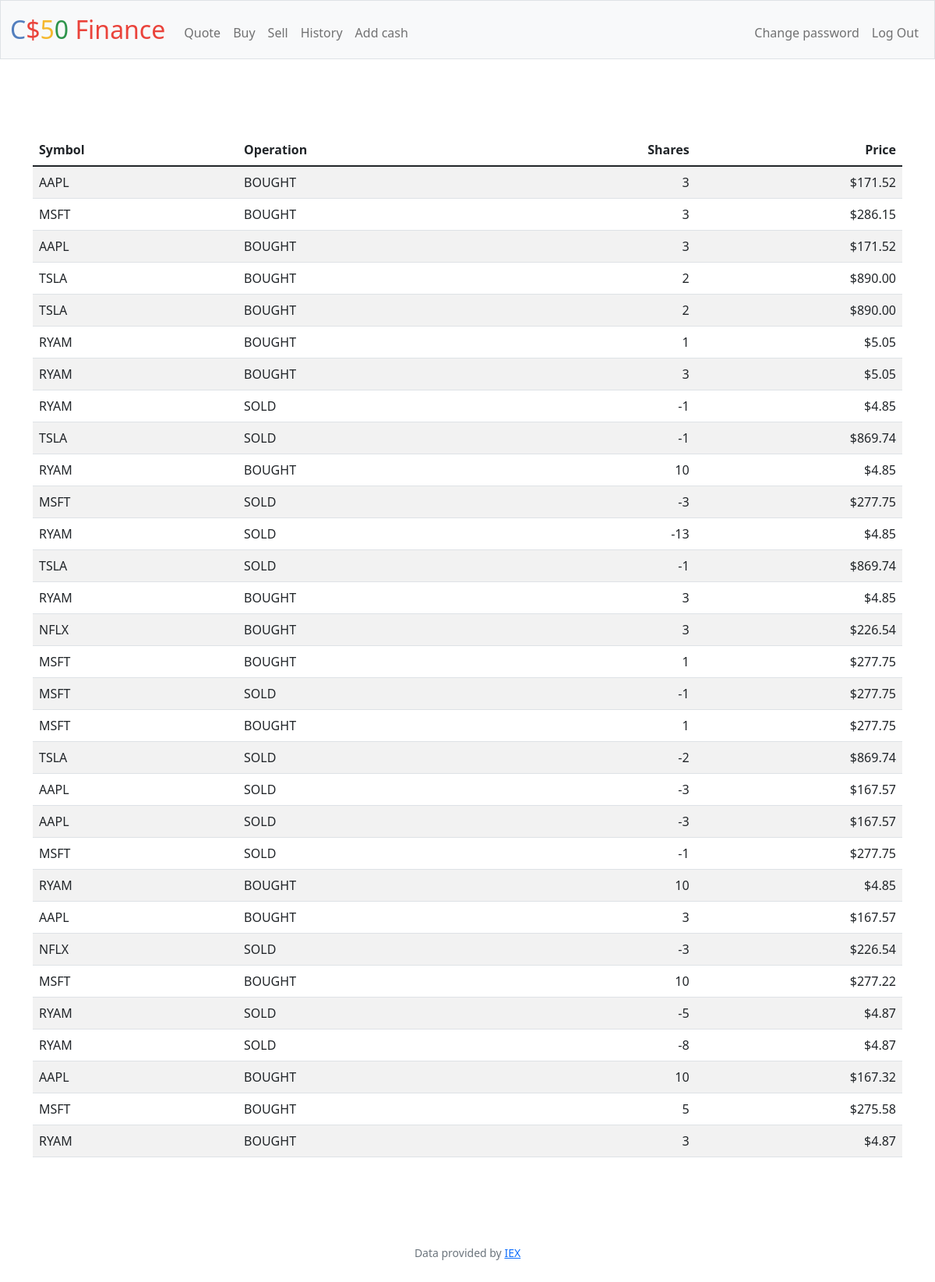
Screenshot of /history (signed in) with the database file from the repository.
### tables this page shows
CREATE TABLE 'transactions' ('userid' INTEGER NOT NULL, 'symbol' TEXT NOT NULL, 'name' TEXT NOT NULL, 'amount' INTEGER NOT NULL, 'price' REAL, 'time' DATETIME DEFAULT CURRENT_TIMESTAMP);

### app.py (the view)
@app.route("/history")
@login_required
def history():
    stocks = db.execute("SELECT symbol, amount, price, time FROM transactions WHERE userid=(?)", session["user_id"])
    return render_template("history.html", stocks=stocks)

### app.py (called while the page is built)
@app.after_request
def after_request(response):
    response.headers["Cache-Control"] = "no-cache, no-store, must-revalidate"
    response.headers["Expires"] = 0
    response.headers["Pragma"] = "no-cache"
    return response

### helpers.py (called while the page is built)
def login_required(f):
    @wraps(f)
    def decorated_function(*args, **kwargs):
        if session.get("user_id") is None:
            return redirect("/login")
        return f(*args, **kwargs)
    return decorated_function

def usd(value):
    return f"${value:,.2f}"

### templates/history.html (shortened to what this page needs)
{% extends "layout.html" %}
{% block main %}
    <main class="container py-5 text-center">
        <table class="table table-striped">
            <thead>
                <tr>
                    <th class="text-start">Symbol</th>
                    <th class="text-start">Operation</th>
                    <th class="text-end">Shares</th>
                    <th class="text-end">Price</th>
                </tr>
            </thead>
            <tbody>
            {% for stock in stocks %}
                    <tr>
                        <td class="text-start">{{ stock.symbol }}</td>
                        <td class="text-start">
                            {% if stock.amount < 0 %}
                                SOLD
                            {% endif %}
                            {% if stock.amount > 0 %}
                                BOUGHT
                            {% endif %}
                        </td>
                        <td class="text-end">{{ stock.amount }}</td>
                        <td class="text-end">{{ stock.price | usd}}</td>
                    </tr>
            {% endfor %}
            </tbody>
        </table>
    </main>
{% endblock %}

### templates/layout.html (shortened to what this page needs)
<!DOCTYPE html>
<html lang="en">
    <head>
        <link href="https://cdn.jsdelivr.net/npm/bootstrap@5.1.3/dist/css/bootstrap.min.css" rel="stylesheet">
        <link href="/static/styles.css" rel="stylesheet">
    </head>
    <body>
        <nav class="bg-light border navbar navbar-expand-md navbar-light">
            <div class="container-fluid">
                <a class="navbar-brand" href="/"><span class="blue">C</span><span class="red">$</span><span class="yellow">5</span><span class="green">0</span> <span class="red">Finance</span></a>
                <div class="collapse navbar-collapse" id="navbar">
                    {% if session["user_id"] %}
                        <ul class="navbar-nav me-auto mt-2">
                            <li class="nav-item"><a class="nav-link" href="/quote">Quote</a></li>
                            <li class="nav-item"><a class="nav-link" href="/buy">Buy</a></li>
                            <li class="nav-item"><a class="nav-link" href="/sell">Sell</a></li>
                            <li class="nav-item"><a class="nav-link" href="/history">History</a></li>
                            <li class="nav-item"><a class="nav-link" href="/add">Add cash</a></li>
                        </ul>
                        <ul class="navbar-nav ms-auto mt-2">
                            <li class="nav-item"><a class="nav-link" href="/change_pass">Change password</a></li>
                            <li class="nav-item"><a class="nav-link" href="/logout">Log Out</a></li>
                        </ul>
                    {% else %}
                        <ul class="navbar-nav ms-auto mt-2">
                            <li class="nav-item"><a class="nav-link" href="/register">Register</a></li>
                            <li class="nav-item"><a class="nav-link" href="/login">Log In</a></li>
                        </ul>
                    {% endif %}
                </div>
            </div>
        </nav>
        <main class="container-fluid py-5 text-center">
            {% block main %}{% endblock %}
        </main>
        <footer class="mb-5 small text-center text-muted">
            Data provided by <a href="https://iexcloud.io/">IEX</a>
        </footer>
    </body>
</html>

### static/styles.css (style rules this page uses)
nav .navbar-brand { font-size: xx-large; }
nav .navbar-brand .blue { color: #537fbe; }
nav .navbar-brand .red { color: #ea433b; }
nav .navbar-brand .yellow { color: #f5b82e; }
nav .navbar-brand .green { color: #2e944b; }

### rows the page displays
transactions: symbol "AAPL", shows "BOUGHT", amount "3", price "$171.52"
transactions: symbol "MSFT", shows "BOUGHT", amount "3", price "$286.15"
transactions: symbol "AAPL", shows "BOUGHT", amount "3", price "$171.52"
transactions: symbol "TSLA", shows "BOUGHT", amount "2", price "$890.00"
transactions: symbol "TSLA", shows "BOUGHT", amount "2", price "$890.00"
transactions: symbol "RYAM", shows "BOUGHT", amount "1", price "$5.05"
transactions: symbol "RYAM", shows "BOUGHT", amount "3", price "$5.05"
transactions: symbol "RYAM", shows "SOLD", amount "-1", price "$4.85"
transactions: symbol "TSLA", shows "SOLD", amount "-1", price "$869.74"
transactions: symbol "RYAM", shows "BOUGHT", amount "10", price "$4.85"
transactions: symbol "MSFT", shows "SOLD", amount "-3", price "$277.75"
transactions: symbol "RYAM", shows "SOLD", amount "-13", price "$4.85"
transactions: symbol "TSLA", shows "SOLD", amount "-1", price "$869.74"
transactions: symbol "RYAM", shows "BOUGHT", amount "3", price "$4.85"
transactions: symbol "NFLX", shows "BOUGHT", amount "3", price "$226.54"
transactions: symbol "MSFT", shows "BOUGHT", amount "1", price "$277.75"
transactions: symbol "MSFT", shows "SOLD", amount "-1", price "$277.75"
transactions: symbol "MSFT", shows "BOUGHT", amount "1", price "$277.75"
transactions: symbol "TSLA", shows "SOLD", amount "-2", price "$869.74"
transactions: symbol "AAPL", shows "SOLD", amount "-3", price "$167.57"
transactions: symbol "AAPL", shows "SOLD", amount "-3", price "$167.57"
transactions: symbol "MSFT", shows "SOLD", amount "-1", price "$277.75"
transactions: symbol "RYAM", shows "BOUGHT", amount "10", price "$4.85"
transactions: symbol "AAPL", shows "BOUGHT", amount "3", price "$167.57"
transactions: symbol "NFLX", shows "SOLD", amount "-3", price "$226.54"
transactions: symbol "MSFT", shows "BOUGHT", amount "10", price "$277.22"
transactions: symbol "RYAM", shows "SOLD", amount "-5", price "$4.87"
transactions: symbol "RYAM", shows "SOLD", amount "-8", price "$4.87"
transactions: symbol "AAPL", shows "BOUGHT", amount "10", price "$167.32"
transactions: symbol "MSFT", shows "BOUGHT", amount "5", price "$275.58"
transactions: symbol "RYAM", shows "BOUGHT", amount "3", price "$4.87"
